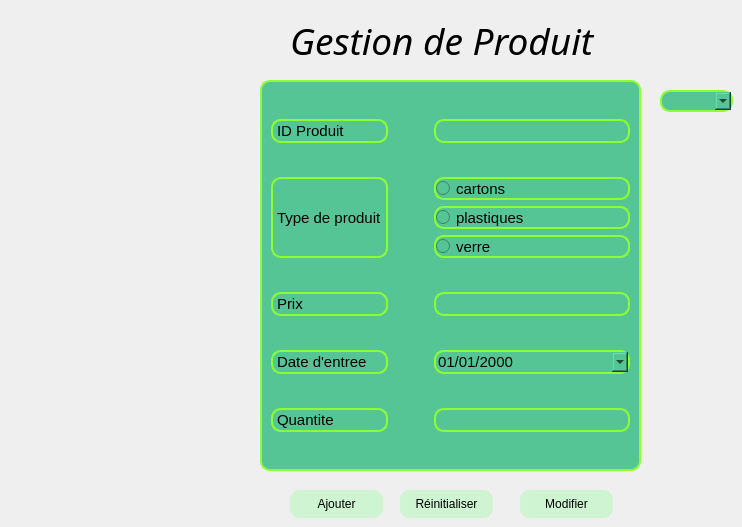
       <widget class="QWidget" name="tab_4">
        <attribute name="title">
         <string>CRUD</string>
        </attribute>
        <widget class="QLabel" name="label_2">
         <property name="geometry">
          <rect>
           <x>290</x>
           <y>10</y>
           <width>401</width>
           <height>61</height>
          </rect>
         </property>
         <property name="font">
          <font>
           <family>Monotype Corsiva</family>
           <pointsize>28</pointsize>
           <italic>true</italic>
          </font>
         </property>
         <property name="text">
          <string>Gestion de Produit</string>
         </property>
        </widget>
        <widget class="QGroupBox" name="groupBox_2">
         <property name="geometry">
          <rect>
           <x>260</x>
           <y>80</y>
           <width>381</width>
           <height>391</height>
          </rect>
         </property>
         <property name="font">
          <font>
           <pointsize>12</pointsize>
          </font>
         </property>
         <property name="styleSheet">
          <string notr="true">border: 2px solid  rgb(139, 255, 51);
background-color: rgb(86, 197, 150);
border-radius: 10px;</string>
         </property>
         <property name="title">
          <string/>
         </property>
         <layout class="QGridLayout" name="gridLayout_3">
          <item row="2" column="0">
           <widget class="QLabel" name="l_prix_3">
            <property name="font">
             <font>
              <pointsize>11</pointsize>
             </font>
            </property>
            <property name="text">
             <string>Prix</string>
            </property>
           </widget>
          </item>
          <item row="1" column="0">
           <widget class="QLabel" name="l_typep_3">
            <property name="font">
             <font>
              <pointsize>11</pointsize>
             </font>
            </property>
            <property name="text">
             <string>Type de produit</string>
            </property>
           </widget>
          </item>
          <item row="3" column="2">
           <widget class="QDateEdit" name="dateEdit_DE">
            <property name="font">
             <font>
              <pointsize>11</pointsize>
              <italic>false</italic>
              <kerning>true</kerning>
             </font>
            </property>
            <property name="inputMethodHints">
             <set>Qt::ImhPreferNumbers</set>
            </property>
            <property name="showGroupSeparator" stdset="0">
             <bool>false</bool>
            </property>
            <property name="currentSection">
             <enum>QDateTimeEdit::DaySection</enum>
            </property>
            <property name="displayFormat">
             <string>dd/MM/yyyy</string>
            </property>
            <property name="calendarPopup">
             <bool>true</bool>
            </property>
            <property name="timeSpec">
             <enum>Qt::LocalTime</enum>
            </property>
           </widget>
          </item>
          <item row="1" column="2">
           <layout class="QVBoxLayout" name="verticalLayout_3">
            <item>
             <widget class="QRadioButton" name="r_carton">
              <property name="font">
               <font>
                <pointsize>11</pointsize>
               </font>
              </property>
              <property name="text">
               <string>cartons</string>
              </property>
             </widget>
            </item>
            <item>
             <widget class="QRadioButton" name="r_plastique">
              <property name="font">
               <font>
                <pointsize>11</pointsize>
               </font>
              </property>
              <property name="text">
               <string>plastiques</string>
              </property>
             </widget>
            </item>
            <item>
             <widget class="QRadioButton" name="r_verre">
              <property name="font">
               <font>
                <pointsize>11</pointsize>
               </font>
              </property>
              <property name="text">
               <string>verre</string>
              </property>
             </widget>
            </item>
           </layout>
          </item>
          <item row="4" column="0">
           <widget class="QLabel" name="l_quantite_3">
            <property name="font">
             <font>
              <pointsize>11</pointsize>
             </font>
            </property>
            <property name="text">
             <string>Quantite</string>
            </property>
           </widget>
          </item>
          <item row="0" column="0">
           <widget class="QLabel" name="l_idp_3">
            <property name="font">
             <font>
              <pointsize>11</pointsize>
             </font>
            </property>
            <property name="text">
             <string>ID Produit</string>
            </property>
           </widget>
          </item>
          <item row="0" column="2">
           <widget class="QLineEdit" name="lineEdit_setId">
            <property name="font">
             <font>
              <pointsize>11</pointsize>
             </font>
            </property>
            <property name="inputMethodHints">
             <set>Qt::ImhDigitsOnly</set>
            </property>
            <property name="maxLength">
             <number>5</number>
            </property>
            <property name="clearButtonEnabled">
             <bool>false</bool>
            </property>
           </widget>
          </item>
          <item row="4" column="2">
           <widget class="QLineEdit" name="lineEdit_Quantite">
            <property name="font">
             <font>
              <pointsize>11</pointsize>
             </font>
            </property>
            <property name="maxLength">
             <number>4</number>
            </property>
           </widget>
          </item>
          <item row="3" column="0">
           <widget class="QLabel" name="l_dateentree_3">
            <property name="font">
             <font>
              <pointsize>11</pointsize>
             </font>
            </property>
            <property name="text">
             <string>Date d'entree</string>
            </property>
           </widget>
          </item>
          <item row="2" column="2">
           <widget class="QLineEdit" name="lineEdit_prix">
            <property name="font">
             <font>
              <pointsize>11</pointsize>
             </font>
            </property>
           </widget>
          </item>
          <item row="1" column="1">
           <spacer name="horizontalSpacer_3">
            <property name="orientation">
             <enum>Qt::Horizontal</enum>
            </property>
            <property name="sizeType">
             <enum>QSizePolicy::Minimum</enum>
            </property>
            <property name="sizeHint" stdset="0">
             <size>
              <width>40</width>
              <height>20</height>
             </size>
            </property>
           </spacer>
          </item>
         </layout>
        </widget>
        <widget class="QComboBox" name="select_ID">
         <property name="geometry">
          <rect>
           <x>660</x>
           <y>90</y>
           <width>73</width>
           <height>22</height>
          </rect>
         </property>
         <property name="font">
          <font>
           <pointsize>11</pointsize>
          </font>
         </property>
         <property name="styleSheet">
          <string notr="true">border: 2px solid  rgb(139, 255, 51);
background-color: rgb(86, 197, 150);
border-radius: 10px;</string>
         </property>
         <property name="editable">
          <bool>true</bool>
         </property>
        </widget>
        <widget class="QPushButton" name="b_modif">
         <property name="geometry">
          <rect>
           <x>520</x>
           <y>490</y>
           <width>93</width>
           <height>28</height>
          </rect>
         </property>
         <property name="styleSheet">
          <string notr="true">QPushButton {
background-color: rgb(207, 244, 210);
border-radius: 10px;
}


QPushButton:hover {
background-color: rgb(50, 157, 156);

}</string>
         </property>
         <property name="text">
          <string>Modifier</string>
         </property>
        </widget>
        <widget class="QPushButton" name="Binit">
         <property name="geometry">
          <rect>
           <x>400</x>
           <y>490</y>
           <width>93</width>
           <height>28</height>
          </rect>
         </property>
         <property name="styleSheet">
          <string notr="true">QPushButton {
background-color: rgb(207, 244, 210);
border-radius: 10px;
}


QPushButton:hover {
background-color: rgb(50, 157, 156);

}</string>
         </property>
         <property name="text">
          <string>Réinitialiser</string>
         </property>
        </widget>
        <widget class="QPushButton" name="save">
         <property name="geometry">
          <rect>
           <x>290</x>
           <y>490</y>
           <width>93</width>
           <height>28</height>
          </rect>
         </property>
         <property name="baseSize">
          <size>
           <width>0</width>
           <height>0</height>
          </size>
         </property>
         <property name="font">
          <font>
           <weight>50</weight>
           <italic>false</italic>
           <bold>false</bold>
           <underline>false</underline>
           <strikeout>false</strikeout>
           <stylestrategy>PreferDefault</stylestrategy>
           <kerning>false</kerning>
          </font>
         </property>
         <property name="cursor">
          <cursorShape>ArrowCursor</cursorShape>
         </property>
         <property name="mouseTracking">
          <bool>false</bool>
         </property>
         <property name="tabletTracking">
          <bool>false</bool>
         </property>
         <property name="styleSheet">
          <string notr="true">QPushButton {
background-color: rgb(207, 244, 210);
border-radius: 10px;
}


QPushButton:hover {
background-color: rgb(50, 157, 156);

}</string>
         </property>
         <property name="text">
          <string>Ajouter</string>
         </property>
        </widget>
       </widget>
